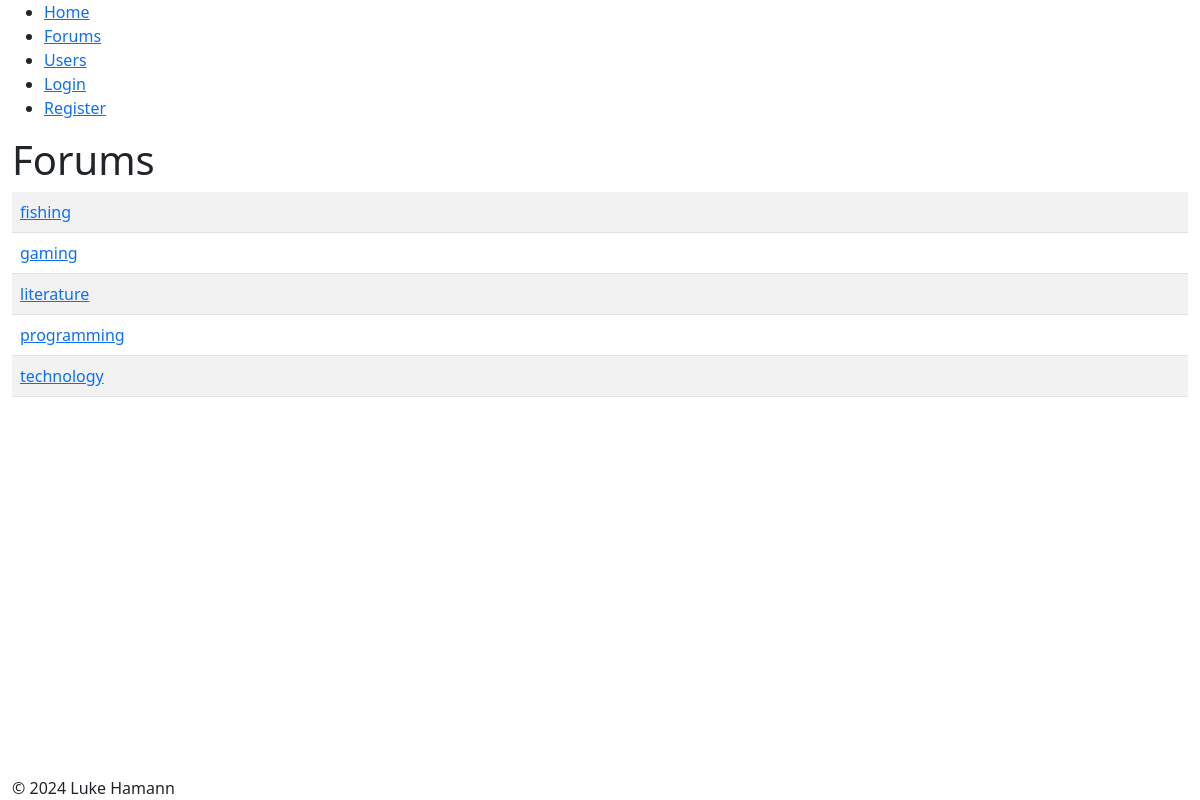
Page /?action=forums on the committed database.
### tables this page shows
CREATE TABLE Forums (
    id int NOT NULL AUTO_INCREMENT,
    name varchar(64) NOT NULL,
    PRIMARY KEY (id),
    UNIQUE (name)
);

### index.php (called while the page is built, shortened)
<?php
require_once('models/entities/forum.php');
require_once('models/databases/forumDB.php');
require_once('models/databases/userDB.php');
$currentUser = UserDB::getUser($_SESSION['userId']);
require('./controllers/homeController.php');
?>

### models/databases/forumDB.php (called while the page is built, shortened)
<?php
class ForumDB {
    public static function getForums() {
        $db = Database::getDB();
        $query = 'SELECT id, name FROM Forums ORDER BY name';
        $statement = $db->prepare($query);
        $statement->execute();
        $rows = $statement->fetchAll();
        $forums = array();
        foreach ($rows as $row) {
            $forum = new Forum($row['id'], $row['name'], []);
            $forums[] = $forum;
        }
        return $forums;
    }
}
?>

### models/databases/userDB.php (called while the page is built, shortened)
<?php
class UserDB {
    public static function getUser(int $id) {
        $db = Database::getDB();
        $query = 'SELECT * FROM Users WHERE id = :id';
        $statement = $db->prepare($query);
        $statement->bindValue(':id', $id);
        $statement->execute();
        $row = $statement->fetch();
        if ($row === false) return null;
        return new User($row['id'], $row['name'], '', $row['isAdmin'], $row['isGhost']);
    }
}
?>

### models/viewModels/forumsViewModel.php (called while the page is built, shortened)
<?php
class ForumsViewModel {
    function __construct($forums, $currentUser) {
        $this->forums = $forums;
    }
}
?>

### models/entities/forum.php (called while the page is built, shortened)
<?php
class Forum {
    public function __construct($id, $name, $posts) {
        $this->id = $id;
        $this->name = $name;
    }
}
?>

### views/home/forums.php (the view, shortened to what this page needs)
<?php include('./views/shared/header.php'); ?>
<h1>Forums</h1>
<?php if (count($model->forums) == 0) : ?>
    <p>
        No forums.
    </p>
<?php else : ?>
    <table class="table table-striped">
        <tbody>
            <?php foreach ($model->forums as $forum) : ?>
                <tr>
                    <td>
                        <a href="?action=forum&id=<?php echo $forum->id; ?>">
                            <?php echo htmlspecialchars($forum->name); ?>
                        </a>
                    </td>
                </tr>
            <?php endforeach; ?>
        </tbody>
    </table>
<?php endif; ?>
<?php include('./views/shared/footer.php'); ?>

### css/main.css (style rules this page uses)
body { display: flex; flex-direction: column; min-height: 100vh; }

### rows in the picture
forums: name "fishing"
forums: name "gaming"
forums: name "literature"
forums: name "programming"
forums: name "technology"
